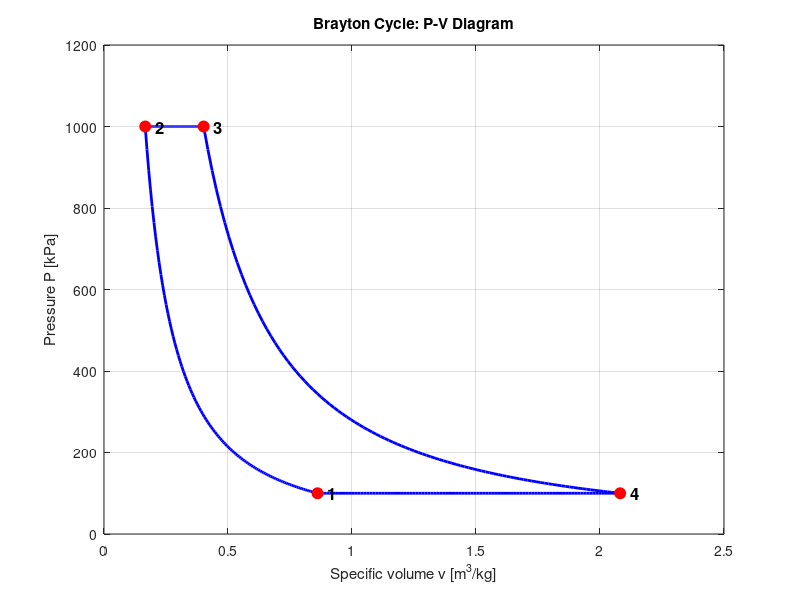
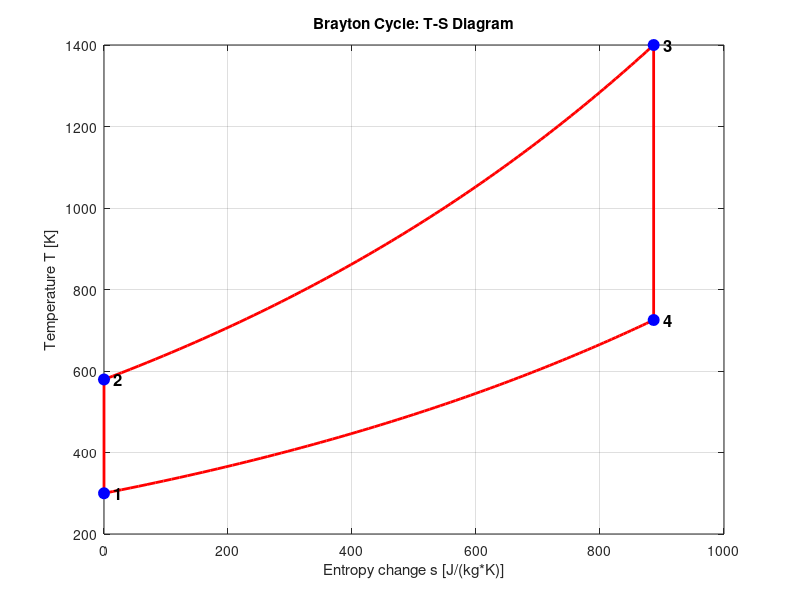

The MATLAB source for these figures, in order:
%% ========================================================================
%  BRAYTON (JOULE) CYCLE MODEL
%  Repository: thermodynamic-cycles
%  Working fluid: ideal gas (air, air-standard, cold-air assumptions)
%
%  Gas-turbine / jet-engine idealization. Steady-flow cycle, so work and
%  heat use enthalpy (cp). Four processes:
%     1 -> 2 : Isentropic compression (compressor)
%     2 -> 3 : Constant-pressure heat addition (combustor)
%     3 -> 4 : Isentropic expansion (turbine)
%     4 -> 1 : Constant-pressure heat rejection (exhaust, idealized)
%
%  eta = 1 - 1/rp^((gamma-1)/gamma),  rp = pressure ratio P2/P1
% ========================================================================

clear;
clc;
close all;

%% ------------------------------------------------------------------------
%  SECTION 1: WORKING FLUID PROPERTIES (AIR, IDEAL GAS)
% ------------------------------------------------------------------------

R     = 287;                % specific gas constant for air   [J/(kg*K)]
gamma = 1.4;                % ratio of specific heats          [-]
cv    = R / (gamma - 1);    % constant-volume specific heat    [J/(kg*K)]
cp    = gamma * cv;         % constant-pressure specific heat  [J/(kg*K)]

fprintf('==================================================\n');
fprintf('  WORKING FLUID PROPERTIES (air, ideal gas)\n');
fprintf('==================================================\n');
fprintf('  Gas constant R        = %8.3f J/(kg*K)\n', R);
fprintf('  Specific heat ratio   = %8.3f\n', gamma);
fprintf('  cv                    = %8.3f J/(kg*K)\n', cv);
fprintf('  cp                    = %8.3f J/(kg*K)\n', cp);
fprintf('\n');

%% ------------------------------------------------------------------------
%  SECTION 2: CYCLE INPUT PARAMETERS
% ------------------------------------------------------------------------

m     = 1.0;                % mass flow basis                  [kg]
T1    = 300;                % compressor inlet temperature     [K]
P1    = 100e3;              % compressor inlet pressure        [Pa]
rp    = 10.0;               % pressure ratio P2/P1             [-]
T3    = 1400;               % turbine inlet temperature (TIT)  [K]

% Pressure-ratio exponent for isentropic ideal-gas relations
pexp  = (gamma - 1) / gamma;

V1    = m * R * T1 / P1;    % specific volume basis at state 1 [m^3]

fprintf('==================================================\n');
fprintf('  CYCLE INPUT PARAMETERS\n');
fprintf('==================================================\n');
fprintf('  Mass basis m          = %8.3f kg\n', m);
fprintf('  Inlet temperature T1  = %8.3f K\n', T1);
fprintf('  Inlet pressure P1     = %8.3f kPa\n', P1/1000);
fprintf('  Pressure ratio rp     = %8.3f\n', rp);
fprintf('  Turbine inlet T3      = %8.3f K\n', T3);
fprintf('\n');

%% ------------------------------------------------------------------------
%  SECTION 3: STATE POINT CALCULATIONS  (1 -> 2 -> 3 -> 4 -> 1)
% ------------------------------------------------------------------------

% ----- STATE 2: isentropic compression (1 -> 2) -----
P2 = rp * P1;
T2 = T1 * rp^pexp;
V2 = m * R * T2 / P2;

% ----- STATE 3: constant-pressure heat addition (2 -> 3) -----
P3 = P2;                        % combustor is constant pressure
% T3 given as turbine inlet temperature
V3 = m * R * T3 / P3;

% ----- STATE 4: isentropic expansion (3 -> 4) -----
P4 = P1;                        % expands back to inlet pressure
T4 = T3 * (1 / rp)^pexp;
V4 = m * R * T4 / P4;

P_states = [P1, P2, P3, P4];
V_states = [V1, V2, V3, V4];
T_states = [T1, T2, T3, T4];

fprintf('==================================================\n');
fprintf('  STATE POINTS\n');
fprintf('==================================================\n');
fprintf('  State    P [kPa]     V [m^3]      T [K]\n');
fprintf('  --------------------------------------------\n');
for i = 1:4
    fprintf('    %d    %9.2f   %9.6f   %8.2f\n', ...
            i, P_states(i)/1000, V_states(i), T_states(i));
end
fprintf('\n');

%% ------------------------------------------------------------------------
%  SECTION 4: HEAT AND WORK FOR EACH PROCESS (STEADY FLOW, cp BASIS)
% ------------------------------------------------------------------------

% 1 -> 2 compressor: w = dh = cp*dT (work in, negative out of system)
Q_12 = 0;
W_12 = m * cp * (T1 - T2);

% 2 -> 3 combustor: constant-pressure heat in, no shaft work
Q_23 = m * cp * (T3 - T2);
W_23 = 0;

% 3 -> 4 turbine: w = dh = cp*dT (work out, positive)
Q_34 = 0;
W_34 = m * cp * (T3 - T4);

% 4 -> 1 exhaust: constant-pressure heat out, no shaft work
Q_41 = m * cp * (T1 - T4);
W_41 = 0;

Q_processes = [Q_12, Q_23, Q_34, Q_41];
W_processes = [W_12, W_23, W_34, W_41];
labels = {'1->2 compressor', '2->3 const-P heat in', ...
          '3->4 turbine', '4->1 const-P heat out'};

fprintf('==================================================\n');
fprintf('  HEAT AND WORK PER PROCESS\n');
fprintf('==================================================\n');
fprintf('  Process                    Q [kJ]      W [kJ]\n');
fprintf('  ------------------------------------------------\n');
for i = 1:4
    fprintf('  %-22s  %9.3f   %9.3f\n', ...
            labels{i}, Q_processes(i)/1000, W_processes(i)/1000);
end
fprintf('\n');

%% ------------------------------------------------------------------------
%  SECTION 5: CYCLE TOTALS, EFFICIENCY, BACK-WORK RATIO
% ------------------------------------------------------------------------

W_comp  = abs(W_12);            % compressor work input
W_turb  = W_34;                 % turbine work output
Q_out   = abs(Q_41);
W_net   = sum(W_processes);
eta_cycle = W_net / Q_23;
eta_ideal = 1 - 1 / rp^pexp;
bwr     = W_comp / W_turb;      % back-work ratio (large for gas turbines)
energy_balance = (Q_23 - Q_out) - W_net;

fprintf('==================================================\n');
fprintf('  CYCLE TOTALS AND EFFICIENCY\n');
fprintf('==================================================\n');
fprintf('  Compressor work in    = %9.3f kJ\n', W_comp/1000);
fprintf('  Turbine work out      = %9.3f kJ\n', W_turb/1000);
fprintf('  Heat added Q_in       = %9.3f kJ\n', Q_23/1000);
fprintf('  Heat rejected Q_out   = %9.3f kJ\n', Q_out/1000);
fprintf('  Net work W_net        = %9.3f kJ\n', W_net/1000);
fprintf('  Back-work ratio       = %9.4f\n', bwr);
fprintf('  Thermal efficiency    = %9.4f  (%.2f%%)\n', eta_cycle, eta_cycle*100);
fprintf('  Ideal Brayton eff.    = %9.4f  (%.2f%%)\n', eta_ideal, eta_ideal*100);
fprintf('  Energy balance resid  = %9.3e kJ (should be ~0)\n', energy_balance/1000);
fprintf('\n');

if abs(eta_cycle - eta_ideal) < 1e-6
    fprintf('  CHECK PASSED: efficiency matches air-standard Brayton formula.\n');
else
    fprintf('  CHECK FAILED: efficiency does not match formula.\n');
end
fprintf('\n');

%% ------------------------------------------------------------------------
%  SECTION 6: SMOOTH PROCESS CURVES FOR PLOTTING (P-V uses specific volume)
% ------------------------------------------------------------------------

N = 100;

% 1 -> 2 isentropic (P*V^gamma = const)
V_12 = linspace(V1, V2, N);
P_12 = P1 * (V1 ./ V_12).^gamma;

% 2 -> 3 constant pressure
V_23 = linspace(V2, V3, N);
P_23 = P2 * ones(1, N);

% 3 -> 4 isentropic
V_34 = linspace(V3, V4, N);
P_34 = P3 * (V3 ./ V_34).^gamma;

% 4 -> 1 constant pressure
V_41 = linspace(V4, V1, N);
P_41 = P4 * ones(1, N);

V_curve = [V_12, V_23, V_34, V_41];
P_curve = [P_12, P_23, P_34, P_41];

%% ------------------------------------------------------------------------
%  SECTION 7: ENTROPY VALUES FOR THE T-S DIAGRAM
%  Entropy changes on the constant-pressure legs: ds = cp*ln(T_end/T_start)
% ------------------------------------------------------------------------

s1 = 0;
s2 = s1;                            % 1->2 isentropic
s3 = s2 + cp * log(T3 / T2);        % 2->3 constant pressure
s4 = s3;                            % 3->4 isentropic

s_states = [s1, s2, s3, s4];

T_23s = linspace(T2, T3, N);
s_23s = s2 + cp * log(T_23s / T2);
T_41s = linspace(T4, T1, N);
s_41s = s4 + cp * log(T_41s / T4);

s_TS = [s1, s2, s_23s, s3, s4, s_41s, s1];
T_TS = [T1, T2, T_23s, T3, T4, T_41s, T1];

%% ------------------------------------------------------------------------
%  SECTION 8: PLOTTING
% ------------------------------------------------------------------------

figure('Name', 'Brayton Cycle P-V Diagram', 'Color', 'w');
plot(V_curve, P_curve/1000, 'b-', 'LineWidth', 2);
hold on;
plot(V_states, P_states/1000, 'ro', 'MarkerFaceColor', 'r', 'MarkerSize', 8);
for i = 1:4
    text(V_states(i), P_states(i)/1000, sprintf('  %d', i), ...
         'FontSize', 12, 'FontWeight', 'bold');
end
xlabel('Specific volume v [m^3/kg]');
ylabel('Pressure P [kPa]');
title('Brayton Cycle: P-V Diagram');
grid on;
hold off;

figure('Name', 'Brayton Cycle T-S Diagram', 'Color', 'w');
plot(s_TS, T_TS, 'r-', 'LineWidth', 2);
hold on;
plot(s_states, T_states, 'bo', 'MarkerFaceColor', 'b', 'MarkerSize', 8);
for i = 1:4
    text(s_states(i), T_states(i), sprintf('  %d', i), ...
         'FontSize', 12, 'FontWeight', 'bold');
end
xlabel('Entropy change s [J/(kg*K)]');
ylabel('Temperature T [K]');
title('Brayton Cycle: T-S Diagram');
grid on;
hold off;

fprintf('Plots generated. Brayton cycle model complete.\n');

%% ========================================================================
%  END OF BRAYTON CYCLE MODEL
% ========================================================================
